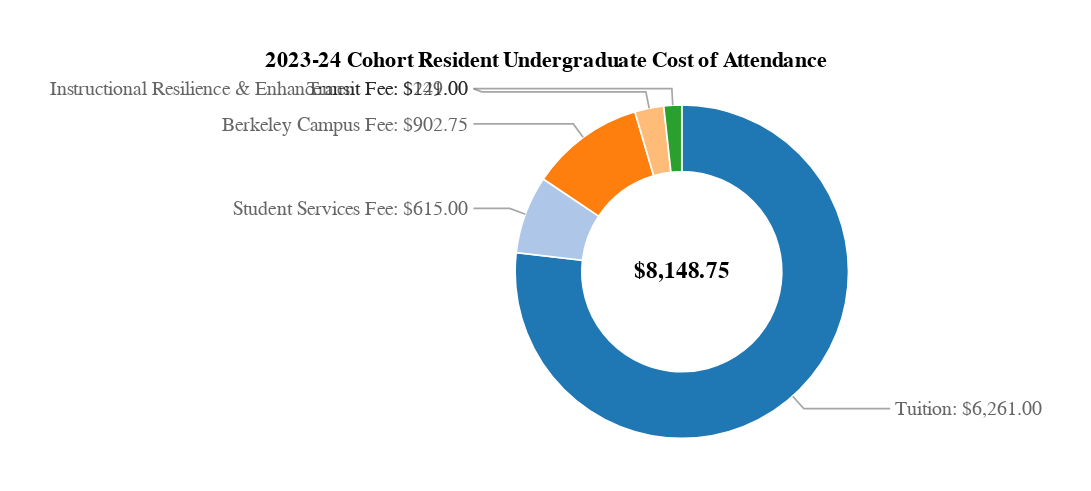

Vega-Lite specification stored for this chart:
### Vega specification from a JSON file in a GitHub repository (floating-point values rounded to 4 significant figures)
{"$schema": "https://vega.github.io/schema/vega/v6.json", "title": "2023-24 Cohort Resident Undergraduate Cost of Attendance", "description": "Donut with non-overlapping labels.", "width": 200, "height": 200, "autosize": "pad", "padding": 30, "signals": [{"name": "startAngle", "value": 0}, {"name": "sortField", "update": "''", "description": "Sort field if desired"}, {"name": "sortOrder", "update": "''", "description": "Sort order if desired (ascending or descending)"}, {"name": "labelFontSize", "init": "12", "description": "The font size used for labels"}, {"name": "labelHeight", "update": "labelFontSize", "description": "This is approximately the same as the label font size but can be adjusted if you want extra padding"}, {"name": "innerRadius", "update": "60"}, {"name": "outerRadius", "update": "100"}, {"name": "counter", "description": "Counter used to loop through an array", "value": 0, "on": [{"events": {"type": "timer", "throttle": 0}, "update": "counter<length(data('labelPositions'))?counter + 1:counter"}, {"events": {"signal": "leftRightCount"}, "update": "0"}]}, {"name": "shiftArray", "description": "An array of shift positions", "update": "{right: leftRightCount.right!=0? pluck(data('labelPositions')[0]['shiftArray'],'shift'):[], left: leftRightCount.left!=0? pluck(data('labelPositions')[leftRightCount.right]['shiftArray'],'shift'):[]}"}, {"name": "leftRightCountArray", "description": "Array of label sides", "update": "reverse(sort( pluck( data('labelPositions'), 'side')))"}, {"name": "leftRightCount", "description": "Count of  label sides", "update": "{right:lastindexof(leftRightCountArray,'right')+1,left:length(leftRightCountArray)- (lastindexof(leftRightCountArray,'right')+1)}"}, {"name": "p1", "description": "Used to loop through position array one element at a time with a running sum but reseting the counter to 0 if it ever goes negative", "value": {"right": 0, "left": 0}, "on": [{"events": {"signal": "leftRightCount"}, "update": "{'right': 0, 'left': 0}"}, {"events": {"signal": "counter"}, "update": "{right:shiftArray.right[counter-1]+p1.right<0?0:shiftArray.right[counter-1]+p1.right, left:shiftArray.left[counter-1]+p1.left<0?0:shiftArray.left[counter-1]+p1.left}", "force": true}]}, {"name": "p2", "description": "Used to reassemble the position array as a string with final shift positions", "value": {"right": [], "left": []}, "on": [{"events": {"signal": "leftRightCount"}, "update": "{'right': [], 'left': []}"}, {"events": {"signal": "p1"}, "update": "{right:length(p2.right)!=0? p1.right+','+p2.right:p1.right,left:length(p2.left)!=0? p1.left+','+p2.left:p1.left}"}]}, {"name": "shiftArrayRunning", "description": "Converts a string to an array and reverses", "update": "{right:reverse(split(p2.right,',')),left:reverse(split(p2.left,','))}"}], "data": [{"name": "table", "values": [{"id": "Tuition: $6,261.00", "value": 6261}, {"id": "Student Services Fee: $615.00", "value": 615}, {"id": "Berkeley Campus Fee: $902.75", "value": 902.8}, {"id": "Transit Fee: $229.00", "value": 229.0}, {"id": "Instructional Resilience & Enhancement Fee: $141.00", "value": 141}], "transform": [{"type": "collect", "sort": {"field": {"signal": "sortField"}, "order": {"signal": "sortOrder"}}}, {"type": "pie", "field": "value", "startAngle": {"signal": "startAngle"}, "endAngle": {"signal": "round((2*PI)*10000)/10000+startAngle"}}, {"type": "formula", "as": "middleAngle", "expr": " (((datum.endAngle - datum.startAngle)/2) + datum.startAngle)-PI/2"}, {"type": "formula", "as": "side", "expr": "datum.middleAngle + PI/2  <= PI || datum.middleAngle + PI/2 >= 2*PI && datum.middleAngle + PI/2 <= PI*3?'right':'left'"}, {"type": "formula", "as": "x1", "expr": " (outerRadius *cos(datum.middleAngle))+width/2 "}, {"type": "formula", "as": "y1", "expr": " (outerRadius*sin(datum.middleAngle))+width/2 "}, {"type": "formula", "as": "x2", "expr": " ((outerRadius+10)*cos(datum.middleAngle))+width/2 "}, {"type": "formula", "as": "y2", "expr": " ((outerRadius+10)*sin(datum.middleAngle))+width/2 "}, {"type": "formula", "as": "x3", "expr": "datum.side== 'right'?outerRadius+(width/2)+20:(width/2)-outerRadius-20"}, {"type": "formula", "as": "bin", "expr": "0"}]}, {"name": "total", "source": ["table"], "transform": [{"type": "aggregate", "fields": ["value"], "ops": ["sum"], "as": ["total"]}]}, {"name": "leftExt", "source": ["table"], "transform": [{"type": "filter", "expr": "datum.side=='left'"}, {"type": "extent", "field": "y2", "signal": "leftExt"}]}, {"name": "rightExt", "source": ["table"], "transform": [{"type": "filter", "expr": "datum.side=='right'"}, {"type": "extent", "field": "y2", "signal": "rightExt"}]}, {"name": "labelSequenceRight", "transform": [{"type": "sequence", "start": {"signal": "rightExt[0]"}, "stop": {"signal": "(rightExt[1]+labelHeight)"}, "step": {"signal": "labelHeight"}, "as": "bin"}, {"type": "formula", "expr": "'right'", "as": "side"}]}, {"name": "labelSequenceLeft", "transform": [{"type": "sequence", "start": {"signal": "leftExt[0]"}, "stop": {"signal": "(leftExt[1]+labelHeight)"}, "step": {"signal": "labelHeight"}, "as": "bin"}, {"type": "formula", "expr": "'left'", "as": "side"}]}, {"name": "labelBinsRight", "source": ["rightExt", "labelSequenceRight"], "transform": [{"type": "bin", "field": "y2", "step": {"signal": "labelHeight"}, "extent": {"signal": "rightExt"}, "interval": false, "as": ["binTemp", "bin1"], "nice": false}, {"type": "formula", "expr": "datum.bin==0?datum.binTemp:datum.bin", "as": "bin"}]}, {"name": "labelBinsLeft", "source": ["leftExt", "labelSequenceLeft"], "transform": [{"type": "bin", "field": "y2", "step": {"signal": "labelHeight"}, "extent": {"signal": "leftExt"}, "interval": false, "as": ["binTemp", "bin1"], "nice": false}, {"type": "formula", "expr": "datum.bin==0?datum.binTemp:datum.bin", "as": "bin"}]}, {"name": "labelPositions", "source": ["labelBinsLeft", "labelBinsRight"], "transform": [{"type": "joinaggregate", "ops": ["count"], "as": ["count"], "groupby": ["side", "bin"]}, {"type": "filter", "expr": "datum.value != null || datum.count == 1"}, {"type": "formula", "expr": "datum.count-1", "as": "count"}, {"type": "collect", "sort": {"field": ["side", "bin"], "order": ["descending", "ascending"]}}, {"type": "window", "sort": {"field": ["bin", "y2"], "order": ["ascending", "ascending"]}, "ops": ["row_number"], "as": ["index"], "groupby": ["side"]}, {"type": "window", "sort": {"field": "index", "order": "ascending"}, "ops": ["row_number"], "groupby": ["side", "bin"]}, {"type": "formula", "expr": "datum.value==0?0:datum.row_number", "as": "row_number"}, {"type": "formula", "expr": "datum.value==null?-labelHeight:datum.row_number==1?0:labelHeight", "as": "shift"}, {"type": "collect", "sort": {"field": ["side", "index"], "order": ["descending", "ascending"]}}, {"type": "joinaggregate", "ops": ["values"], "as": ["shiftArray"], "fields": ["shift"], "groupby": ["side"]}]}, {"name": "labelPositionsFinal", "source": ["labelPositions"], "transform": [{"type": "collect", "sort": {"field": ["side", "index"], "order": ["descending", "ascending"]}}, {"type": "formula", "expr": "datum.side=='right'?toNumber(shiftArrayRunning.right[datum.index-1]):toNumber(shiftArrayRunning.left[datum.index-1])", "as": "shiftArrayRunning"}, {"type": "formula", "expr": "datum.shiftArrayRunning+datum.bin", "as": "binShifted"}, {"type": "formula", "as": "x4", "expr": "datum.side== 'right'?outerRadius+(width/2)+25:(width/2)-outerRadius-25"}, {"type": "window", "sort": {"field": "index", "order": "ascending"}, "ops": ["lead"], "fields": ["shift"], "groupby": ["side"]}, {"type": "formula", "as": "y4", "expr": "datum.y2>datum.binShifted&&datum.lead_shift<0?datum.y2:datum.binShifted"}, {"type": "formula", "as": "labelPath", "expr": "datum.value==null?'': 'M '+ datum.x1 + ' ' + datum.y1 + 'L'+ datum.x2 + ' ' + datum.y2 + ' H'+ datum.x3  +'L '+ datum.x4 + ' ' + datum.y4 "}]}], "scales": [{"name": "color", "type": "ordinal", "domain": {"data": "table", "field": "id"}, "range": {"scheme": "category20"}}], "marks": [{"type": "text", "name": "sum", "from": {"data": "total"}, "align": "center", "encode": {"enter": {"x": {"signal": "width / 2"}, "y": {"signal": "height / 2"}, "align": {"value": "center"}, "baseline": {"value": "middle"}, "fontSize": {"value": 14}, "fontWeight": {"value": "bold"}, "fill": {"value": "black"}}, "update": {"text": {"signal": "format(datum.total, '$,.2f')"}}}}, {"type": "arc", "from": {"data": "table"}, "encode": {"enter": {"fill": {"scale": "color", "field": "id"}, "x": {"signal": "width / 2"}, "y": {"signal": "height / 2"}, "stroke": {"value": "white"}}, "update": {"startAngle": {"field": "startAngle"}, "endAngle": {"field": "endAngle"}, "innerRadius": {"signal": "innerRadius"}, "outerRadius": {"signal": "outerRadius"}}}}, {"type": "path", "name": "labelPath", "from": {"data": "labelPositionsFinal"}, "encode": {"update": {"strokeWidth": {"value": 1}, "path": {"field": "labelPath"}, "stroke": {"value": "grey"}, "opacity": {"value": 0.7}}}}, {"type": "rect", "from": {"data": "labelPositionsFinal"}, "description": "Debug boxes. Opacity is set to zero but can be changed to better understand how the bins are being layed out", "encode": {"update": {"x": {"field": "x4"}, "y": {"field": "y4"}, "width": {"value": 20}, "height": {"signal": "labelHeight"}, "strokeWidth": {"value": 2}, "stroke": {"value": "grey"}, "fill": {"value": "#4682b4"}, "opacity": {"signal": "datum.value==null?0:0"}}}}, {"type": "text", "name": "labels", "from": {"data": "labelPositionsFinal"}, "encode": {"update": {"text": {"field": "id"}, "opacity": {"value": 0.6}, "fill": {"value": "black"}, "baseline": {"value": "middle"}, "align": {"signal": "datum.side=='left'?'right':'left'"}, "dx": {"signal": "datum.side=='left'?-3:3"}, "x": {"field": "x4"}, "y": {"field": "y4"}, "fontSize": {"signal": "labelFontSize"}}}}]}
